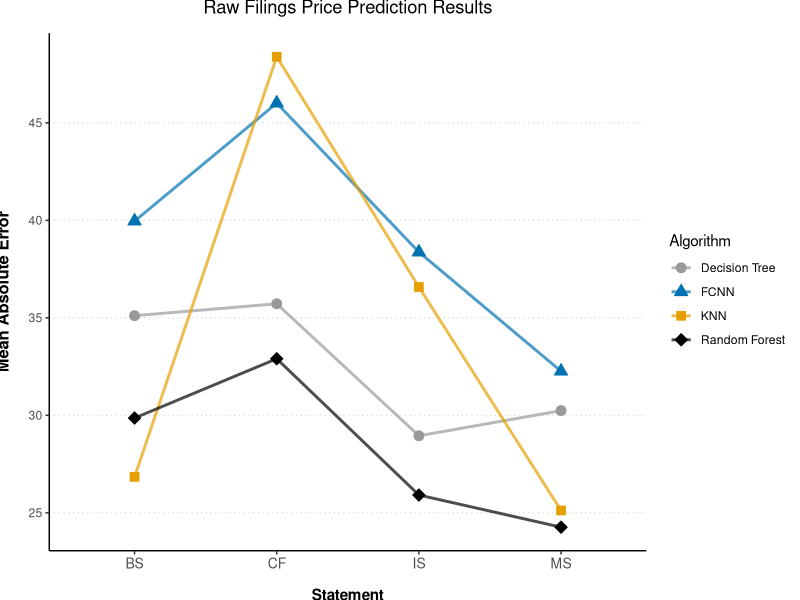

Write the R code that produced this figure.
## ---- chunk 1
knitr::opts_chunk$set(echo = TRUE)
## ---- chunk 2
library(ggplot2)
library(dplyr)
library(tidyr)

Statement <- c("Balance Sheet", "Balance Sheet", "Balance Sheet", "Balance Sheet", "Cash Flow", "Cash Flow", "Cash Flow", "Cash Flow", "Income Statement", "Income Statement", "Income Statement" , "Income Statement", "Merged Statements", "Merged Statements", "Merged Statements", "Merged Statements")
Algorithm  <- c( "Decision Tree", "KNN", "Random Forest", "FCNN", "Decision Tree", "KNN", "Random Forest", "FCNN", "Decision Tree", "KNN", "Random Forest", "FCNN", "Decision Tree", "KNN", "Random Forest", "FCNN")
MAE <- c(35.11, 26.84, 29.86, 39.96, 35.72, 48.39, 32.90, 46.01, 28.95, 36.58, 25.91, 38.37, 30.24, 25.12, 24.26, 32.26)

Std_Error <- c(2.60, 3.05, 2.33, 2.54, 2.18, 3.83, 2.02, 3.02, 2.77, 5.91, 2.40, 6.64, 3.53, 1.82, 2.19, 2.82)

df <- data.frame(Statement, Algorithm, MAE, Std_Error)
df

## ---- chunk 3
p <- ggplot(df,
            aes(
              x = Statement,
              y = MAE,
              color = Algorithm,
              shape = Algorithm,
              fill = Algorithm,
              group = Algorithm
            )) +
  geom_point(size = 3) +
  
  geom_line(aes(color = Algorithm), size = 1, alpha = 0.7) +
  
  scale_shape_manual(values = c(21, 24, 22, 23), name = "Algorithm",
                     labels = c("Decision Tree", "FCNN", "KNN", "Random Forest") ) +
  
  scale_x_discrete(labels = c("BS", "CF", "IS", "MS"),
                           name = "Statement") +
  
  scale_y_continuous(name = "Mean Absolute Error",
                     breaks = c(25, 30, 35, 40, 45, 50),
                     ) +
  
  scale_colour_manual(values = c("#999999", "#0072B2", "#E69F00", "#000000"), name = "Algorithm",
                      labels = c("Decision Tree", "FCNN", "KNN", "Random Forest")) +
  
  scale_fill_manual(values = c("#999999", "#0072B2", "#E69F00", "#000000"), name = "Algorithm",
                      labels = c("Decision Tree", "FCNN", "KNN", "Random Forest")) +
  
  

  
  
  theme_classic() +
  
  ggtitle("Raw Filings Price Prediction Results")+
  
  theme(axis.text.x = element_text(size = 10), 
      panel.grid.major.y = element_line(size = 0.4,linetype = 'dotted', colour = "lightgrey"),
      plot.title = element_text(hjust = +0.5, vjust = +3),
      axis.title.y = element_text(size = 12, vjust = +4, face = "bold"),
      axis.title.x = element_text(vjust = -2, face = "bold"))


p




